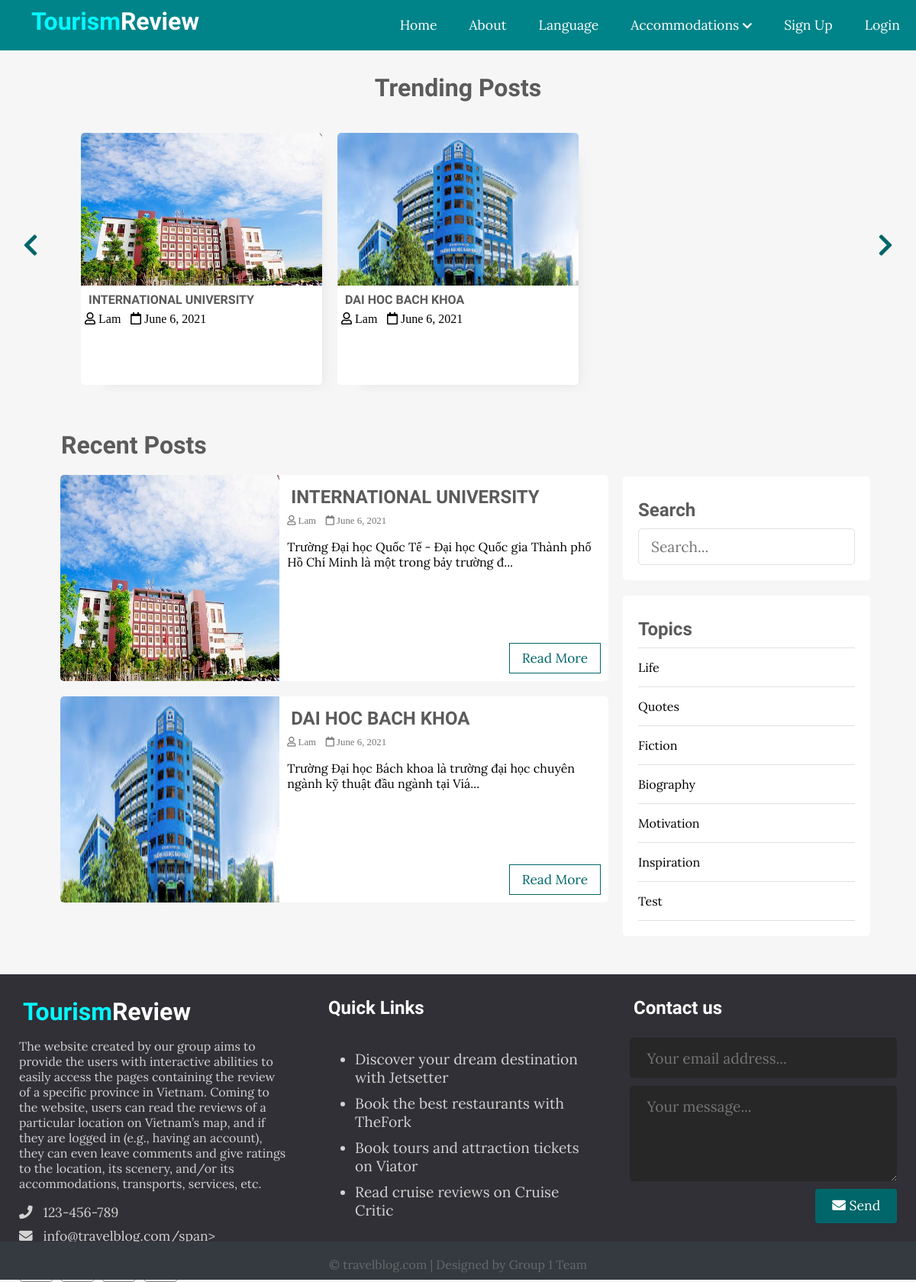
The page / on the database its author committed.
### tables this page shows
CREATE TABLE `posts` (
  `id` int(11) NOT NULL,
  `user_id` int(11) NOT NULL,
  `topic_id` int(11) DEFAULT NULL,
  `title` varchar(255) NOT NULL,
  `image` varchar(255) NOT NULL,
  `body` text NOT NULL,
  `published` tinyint(4) NOT NULL,
  `created_at` datetime NOT NULL DEFAULT CURRENT_TIMESTAMP
);

CREATE TABLE `users` (
  `id` int(11) NOT NULL,
  `admin` tinyint(4) NOT NULL,
  `username` varchar(255) NOT NULL,
  `email` varchar(255) NOT NULL,
  `password` varchar(255) NOT NULL,
  `created_at` timestamp NOT NULL DEFAULT CURRENT_TIMESTAMP
);

CREATE TABLE `topics` (
  `id` int(11) NOT NULL,
  `name` varchar(100) NOT NULL,
  `description` text NOT NULL
);

### app/database/db.php (called while the page is built, shortened)
<?php
require('connect.php');
function executeQuery($sql, $data)
{
    global $conn;
    $stmt = $conn->prepare($sql);
    $values = array_values($data);
    $types = str_repeat('s', count($values));
    $stmt->bind_param($types, ...$values);
    $stmt->execute();
    return $stmt;
}
function selectAll($table, $conditions = [])
{
    global $conn;
    $sql = "SELECT * FROM $table";
    if (empty($conditions)) {
        $stmt = $conn->prepare($sql);
        $stmt->execute();
        $records = $stmt->get_result()->fetch_all(MYSQLI_ASSOC);
        return $records;
    }
}
function getPublishedPosts()
{
    $sql = "SELECT p.*, u.username FROM posts AS p JOIN users AS u ON p.user_id=u.id WHERE p.published=?";
    $stmt = executeQuery($sql, ['published' => 1]);
    $records = $stmt->get_result()->fetch_all(MYSQLI_ASSOC);
    return $records;
}

### app/controllers/topics.php (called while the page is built, shortened)
<?php
include(ROOT_PATH . "/app/database/db.php");
$table = 'topics';
$topics = selectAll($table);

### index.php (the view, shortened to what this page needs)
<?php
include(ROOT_PATH . "/app/controllers/topics.php");
$posts = array();
$postsTitle = 'Recent Posts';
if (isset($_GET['t_id'])) {
  $posts = getPostsByTopicId($_GET['t_id']);
  $postsTitle = "You searched for posts under '" . $_GET['name'] . "'";
} else if (isset($_POST['search-term'])) {
  $postsTitle = "You searched for '" . $_POST['search-term'] . "'";
  $posts = searchPosts($_POST['search-term']);
} else {
  $posts = getPublishedPosts();
}
?>
<!DOCTYPE html>
<html lang="en">
<head>
  <link rel="stylesheet" href="https://use.fontawesome.com/releases/v5.7.2/css/all.css"
>
  <link rel="stylesheet" href="assets/css/style.css">
</head>
<body>
  <?php include(ROOT_PATH . "/app/includes/header.php"); ?>
  <div class="page-wrapper">
    <div class="post-slider">
      <h1 class="slider-title">Trending Posts</h1>
      <i class="fas fa-chevron-left prev"></i>
      <i class="fas fa-chevron-right next"></i>
      <div class="post-wrapper">
        <?php foreach ($posts as $post): ?>
          <div class="post">
            <img src="<?php echo BASE_URL . '/assets/images/' . $post['image']; ?>" alt="" class="slider-image">
            <div class="post-info">
              <h4><a href="single.php?id=<?php echo $post['id']; ?>"><?php echo $post['title']; ?></a></h4>
              <i class="far fa-user"> <?php echo $post['username']; ?></i>
              <i class="far fa-calendar"> <?php echo date('F j, Y', strtotime($post['created_at'])); ?></i>
            </div>
          </div>
        <?php endforeach; ?>
      </div>
    </div>
    <div class="content clearfix">
      <div class="main-content">
        <h1 class="recent-post-title"><?php echo $postsTitle ?></h1>
        <?php foreach ($posts as $post): ?>
          <div class="post clearfix">
            <img src="<?php echo BASE_URL . '/assets/images/' . $post['image']; ?>" alt="" class="post-image">
            <div class="post-preview">
              <h2><a href="single.php?id=<?php echo $post['id']; ?>"><?php echo $post['title']; ?></a></h2>
              <i class="far fa-user"> <?php echo $post['username']; ?></i>
              <i class="far fa-calendar"> <?php echo date('F j, Y', strtotime($post['created_at'])); ?></i>
              <p class="preview-text">
                <?php echo html_entity_decode(substr($post['body'], 0, 150) . '...'); ?>
              </p>
              <a href="single.php?id=<?php echo $post['id']; ?>" class="btn read-more">Read More</a>
            </div>
          </div>
        <?php endforeach; ?>
      </div>
      <div class="sidebar">
        <div class="section search">
          <h2 class="section-title">Search</h2>
          <form action="index.php" method="post">
            <input type="text" name="search-term" class="text-input" placeholder="Search...">
          </form>
        </div>
        <div class="section topics">
          <h2 class="section-title">Topics</h2>
          <ul>
            <?php foreach ($topics as $key => $topic): ?>
              <li><a href="<?php echo BASE_URL . '/index.php?t_id=' . $topic['id'] . '&name=' . $topic['name'] ?>"><?php echo $topic['name']; ?></a></li>
            <?php endforeach; ?>
          </ul>
        </div>
      </div>
    </div>
  </div>
  <?php include(ROOT_PATH . "/app/includes/footer.php"); ?>
</body>
</html>

### assets/css/style.css (style rules this page uses)
* { box-sizing: border-box; }
html, body { height: 100%; padding: 0px; margin: 0px; background: #f6f6f6; font-family: "Lora", serif; }
h1, h2, h3, h4, h5, h6 { font-family: "Candal", serif; color: #5c5b5b; margin: 5px; }
a { text-decoration: none; color: inherit; }
.clearfix::after { content: ""; display: block; clear: both; }
.btn { padding: 0.5rem 1rem; background: #006669; color: white; border: 1px solid transparent; border-radius: 0.25rem; font-size: 1.08em; font-family: "Lora", serif; }
.text-input { padding: 0.7rem 1rem; display: block; width: 100%; border-radius: 5px; border: 1px solid #e0e0e0; outline: none; color: #444; line-height: 1.5rem; font-size: 1.2em; font-family: "Lora", serif; }
.page-wrapper { min-height: 100%; }
.post-slider { position: relative; }
.post-slider .slider-title { text-align: center; margin: 30px auto; }
.post-slider .next { position: absolute; top: 50%; right: 30px; font-size: 2em; color: #006669; cursor: pointer; }
.post-slider .prev { position: absolute; top: 50%; left: 30px; font-size: 2em; color: #006669; cursor: pointer; }
.post-slider .post-wrapper { width: 84%; height: 350px; margin: 0px auto; overflow: hidden; padding: 10px 0px 10px 0px; }
.post-slider .post-wrapper .post { width: 300px; height: 330px; margin: 0px 10px; display: inline-block; background: white; border-radius: 5px; box-shadow: 1rem 1rem 1rem -1rem #a0a0a033; }
.post-slider .post-wrapper .post .post-info { height: 130px; padding: 0px 5px; }
.post-slider .post-wrapper .post .slider-image { width: 100%; height: 200px; border-top-left-radius: 5px; border-top-right-radius: 5px; }
.content { width: 90%; margin: 30px auto 30px; }
.content .main-content { width: 70%; float: left; }
.content .main-content .post { width: 95%; height: 270px; margin: 20px auto; border-radius: 5px; background: white; position: relative; }
.content .main-content .post .post-preview i { color: #757575; font-size: 0.8em; }
.content .main-content .post .preview-text { line-height: 1.5em; font-size: 1.03em; color: #444; }
.content .main-content .post .read-more { position: absolute; bottom: 10px; right: 10px; border: 1px solid #006669; background: transparent; border-radius: 0px; color: #006669 !important; }
.content .main-content .post .post-image { width: 40%; height: 100%; float: left; border-top-left-radius: 5px; border-bottom-left-radius: 5px; }
.content .main-content .post .post-preview { width: 60%; padding: 10px; float: right; }
.content .main-content .recent-post-title { margin: 20px; }
.content .sidebar { width: 30%; float: left; }
.content .sidebar .section { background: white; padding: 20px; border-radius: 5px; margin-bottom: 20px; }
.content .sidebar .section .section-title { margin: 10px 0px 10px 0px; }
.content .sidebar .section.search { margin-top: 80px; }
.content .sidebar .section.topics ul { margin: 0px; padding: 0px; list-style: none; border-top: 1px solid #e0e0e0; }
.content .sidebar .section.topics ul li a { display: block; padding: 15px 0px 15px 0px; border-bottom: 1px solid #e0e0e0; transition: all 0.3s; }

### rows shown on the page
posts: image (picture), title "INTERNATIONAL UNIVERSITY", user.username "Lam", created_at "June 6, 2021", body "Trường Đại học Quốc Tế - Đại học Quốc gia Thành phố Hồ Chí Minh là một trong bảy trường đ..."
posts: image (picture), title "DAI HOC BACH KHOA", user.username "Lam", created_at "June 6, 2021", body "Trường Đại học Bách khoa là trường đại học chuyên ngành kỹ thuật đầu ngành tại Viá..."
topics: name "Life"
topics: name "Quotes"
topics: name "Fiction"
topics: name "Biography"
topics: name "Motivation"
topics: name "Inspiration"
topics: name "Test"

### other values the page prints
$postsTitle "Recent Posts"
